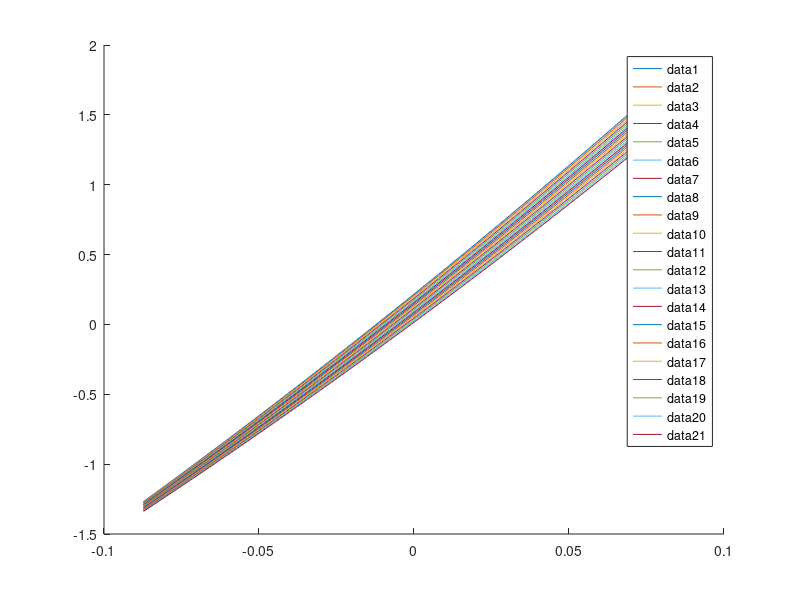

Recreate this plot in MATLAB.
alpha_lim = deg2rad(5);
alpha = linspace(-alpha_lim,alpha_lim,100);
figure(1)
for M=2:0.1:4
    CL  = 0.4172 + 19.41*alpha + 10.17*alpha.^2 - M*(0.1004 + 0.7536*alpha);
    hold on
    plot(alpha,CL);
    legend
end